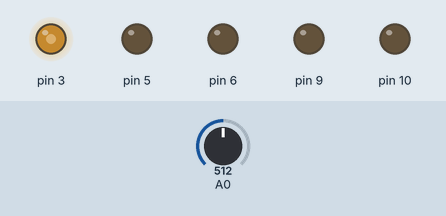
Simulated run of this sketch. Board: Arduino Uno, built with avr-gcc and run on an emulated ATmega328P. Parts: output pins drawn as LEDs (lit = HIGH). The test bench sets the inputs (shaded band); at power-on: A0 = 512.

Above: at 5.8 s.
5.9 s: A0 set to 716
At 6.6 s:
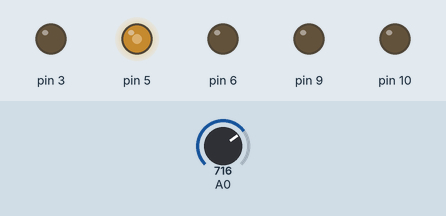
13.5 s: A0 set to 900
At 14.8 s:
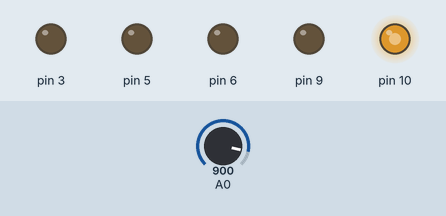
19.5 s: A0 set to 122
At 20.8 s:
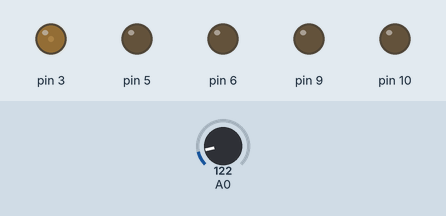
25.5 s: A0 set to 511
Timing chart, 0 to 32.5 s (numbered marks = the images above; inputs shaded):
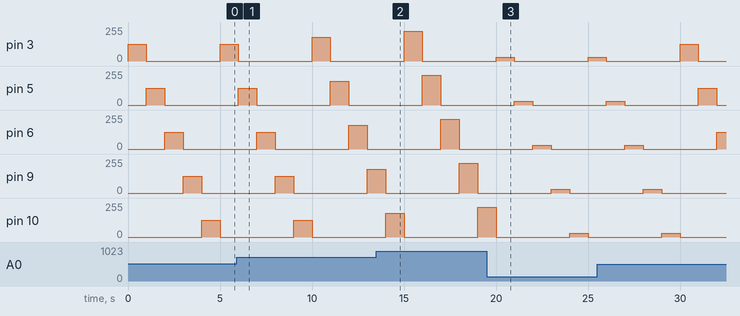

The sketch:

led_control.ino
```cpp
//led control v1
void setup()
{
  pinMode(10, OUTPUT);
  pinMode(9, OUTPUT);
  pinMode(6, OUTPUT);
  pinMode(5, OUTPUT);
  pinMode(3, OUTPUT);
}

void loop()
{
  unsigned int brightness = map(analogRead(A0),0,1023,0,255);
  analogWrite(3, brightness);
  delay(1000);
  analogWrite(3,0);
  analogWrite(5,brightness);
  delay(1000);
  analogWrite(5,0);
  analogWrite(6,brightness);
  delay(1000);
  analogWrite(6,0);
  analogWrite(9,brightness);
  delay(1000);
  analogWrite(9,0);
  analogWrite(10,brightness);
  delay(1000);
  analogWrite(10,0);
}
```
